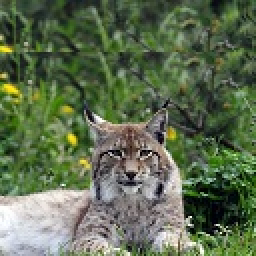
#> input picture lynx.jpg, 128 x 128 px (shown 2 times larger)
$ python LR13_star.py
#> lines starting #> are read from the running program, lines starting #| are printed output that depends on the picture
import numpy as np
import matplotlib.pyplot as plt
import random
from PIL import Image

def show_img(img):
    img = np.transpose(img, (1,0,2))
    img = np.flip(img, 0)
    plt.imshow(img)
    plt.axis('off')
    plt.show()

def add_back(img):
    for i in range(300):
        for j in range(300):
            if np.array_equal(img[i][j], np.array([0, 0, 0])):
                 img[i, j] = np.array([random.randint(0, 255), random.randint(0, 255), random.randint(0, 255)])

def line_inter(img, p1, p2, c0, c1):
    x0, y0 = p1[0], p1[1]
    x1, y1 = p2[0], p2[1]
    steep = abs(y1 - y0) > abs(x1 - x0) # Крутизна
    if steep: # Обмен X, Y, если угол наклона отрезка более 45º
        x0, y0 = y0, x0
        x1, y1 = y1, x1
    if x0 > x1: # Приводим к базовой форме алгоритма, в которой x0 < x1
        x0, x1 = x1, x0
        y0, y1 = y1, y0
        c0, c1 = c1, c0
    dx = x1 - x0
    dy = abs(y1 - y0)
    dx2 = 2 * dx
    dy2 = 2 * dy
    d = -dx
    y_step = 1 if y0 < y1 else -1 # Шаг по Y
    y = y0
    x = x0
    while x <= x1:
        if steep: # Помним о перестановках
            xp, yp = y, x
        else:
            xp, yp = x, y
        t = (x - x0) / (x1 - x0)
        img[xp, yp, 0] = int((1 - t) * c0[0] + t * c1[0])
        img[xp, yp, 1] = int((1 - t) * c0[1] + t * c1[1])
        img[xp, yp, 2] = int((1 - t) * c0[2] + t * c1[2])
        d = d + dy2
        if d > 0:
            y = y + y_step
            d = d - dx2
        x = x + 1
    return img

def line_texture(img, p1, p2, a, e1, e2, d_t, img1):
    x0, y0, x1, y1 = p1[0], p1[1], p2[0], p2[1]
    steep = abs(y1 - y0) > abs(x1 - x0)
    if steep:
        x0, y0 = y0, x0
        x1, y1 = y1, x1
    if x0 > x1:
        x0, x1 = x1, x0
        y0, y1 = y1, y0
    dx = x1 - x0
    dy = abs(y1 - y0)
    dx2 = 2 * dx
    dy2 = 2 * dy
    d = -dx
    y_step = 1 if y0 < y1 else -1
    y = y0
    x = x0
    while x <= x1:
        if steep:
            xp, yp = y, x
        else:
            xp, yp = x, y
        d_U = float((x - a[0]) * e2[1] - (y - a[1]) * e2[0])
        d_V = float((y - a[1]) * e1[0] - (x - a[0]) * e1[1])
        U = d_U / d_t
        V = d_V / d_t
        img[x, y] = img1[int(128 * V ) % 128, int(128 * U ) % 128]
        d = d + dy2
        if d > 0:
            y = y + y_step
            d = d - dx2
        x = x + 1
    return img

def full_txtr(img, points):
    min_x = min(np.array(points[:, 0]))
    max_x = max(np.array(points[:, 0]))
    min_y = min(np.array(points[:, 1]))
    max_y = max(np.array(points[:, 1]))
    a = np.array([min_x, min_y])
    e1 = np.array([min_x, max_y]) - a
    e2 = np.array([max_x, min_y]) - a
    d = float(e1[0] * e2[1] - e1[1] * e2[0])
    txtr = np.asarray(Image.open('lynx.jpg').convert('RGB'))
#> txtr is the input picture: shape (128, 128, 3); mean R, G, B 93.9, 108.8, 80.3
    txtr = np.flip(txtr, 0)
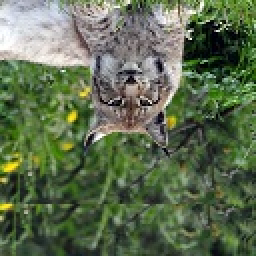
#> txtr: shape (128, 128, 3) (shown 2 times larger); mean R, G, B 93.9, 108.8, 80.3
    txtr = np.transpose(txtr, (1, 0, 2))
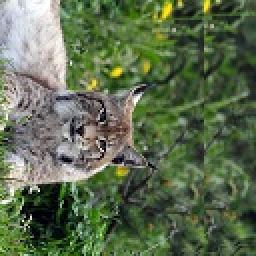
#> txtr: shape (128, 128, 3) (shown 2 times larger); mean R, G, B 93.9, 108.8, 80.3
    print(a, e1, e2, d)
    for i in range(len(points)):
        img = line_inter(img, points[i-1], points[i], (1, 1, 1), (1, 1, 1))
    flag = True
    for j in range(min_x, max_x+1):
        arr = []
        for i in range(min_y, max_y+1):
            if not(np.array_equal(img[i][j], np.array([0, 0, 0]))) and (
                np.array_equal(img[i-1][j], np.array([0, 0, 0]))):
                arr.append(i)
        len_arr = len(arr)
        if len_arr > 1:
                if (len_arr == 2) and not flag:
                    line_texture(img, (arr[0], j), (arr[-1], j),  a, e1, e2, d, txtr)
                if len_arr == 3:
                    line_texture(img, (arr[0], j), (arr[-1], j),  a, e1, e2, d, txtr)
                    flag = False
                if flag and len_arr == 4:
                    line_texture(img, (arr[0], j), (arr[1], j),  a, e1, e2, d, txtr)
                    line_texture(img, (arr[2], j), (arr[3], j),  a, e1, e2, d, txtr)
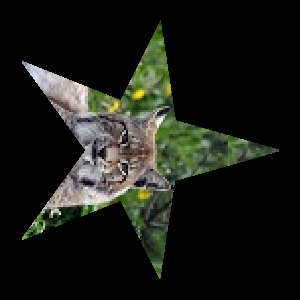
#> img: shape (300, 300, 3); mean R, G, B 25, 27, 21.3

img = np.zeros((300, 300, 3), dtype = 'uint8')

plg = np.array([[150,85,0],[60,20,0],[100,120,0],[20,160,0],[120,175,0],
       [150,280,0],[180,175,0],[280,160,0],[200,120,0],[240,20,0]])

full_txtr(img, plg)
add_back(img)
#> after the loop in add_back, `for i in range(300):`:
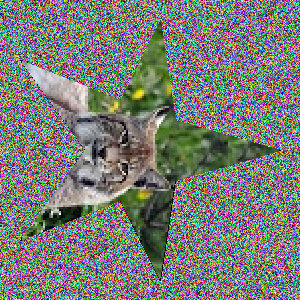
#> img: shape (300, 300, 3); mean R, G, B 122, 124.2, 118.7
show_img(img)
#> in show_img, `img = np.transpose(img, (1,0,2))`:
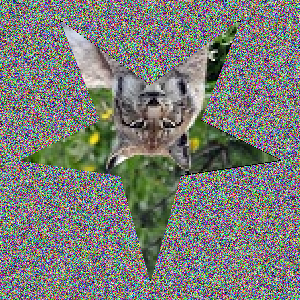
#> img: shape (300, 300, 3); mean of channels 0, 1, 2 122, 124.2, 118.7; drawn as R, G, B
#> in show_img, `img = np.flip(img, 0)`:
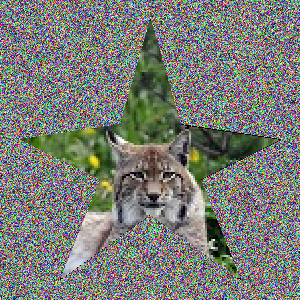
#> img: shape (300, 300, 3); mean of channels 0, 1, 2 122, 124.2, 118.7; drawn as R, G, B
